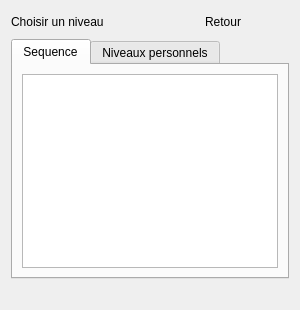
<?xml version="1.0" encoding="UTF-8"?>
<ui version="4.0">
 <class>LevelSelectScreen</class>
 <widget class="QWidget" name="LevelSelectScreen">
  <layout class="QVBoxLayout" name="outerLayout">
   <item>
    <layout class="QHBoxLayout" name="headerRow">
     <item>
      <widget class="QLabel" name="titleLabel">
       <property name="text"><string>Choisir un niveau</string></property>
      </widget>
     </item>
     <item>
      <spacer name="headerSpacer">
       <property name="orientation"><enum>Qt::Horizontal</enum></property>
      </spacer>
     </item>
     <item>
      <widget class="hmi::PixelMenuButton" name="backButton">
       <property name="cursor"><cursorShape>PointingHandCursor</cursorShape></property>
       <property name="text"><string>Retour</string></property>
       <property name="flat"><bool>true</bool></property>
      </widget>
     </item>
    </layout>
   </item>
   <item>
    <widget class="QTabWidget" name="tabs">
     <widget class="QWidget" name="sequenceTab">
      <attribute name="title"><string>Sequence</string></attribute>
      <layout class="QVBoxLayout" name="sequenceTabLayout">
       <item>
        <widget class="QListWidget" name="sequenceList"/>
       </item>
      </layout>
     </widget>
     <widget class="QWidget" name="personalTab">
      <attribute name="title"><string>Niveaux personnels</string></attribute>
      <layout class="QVBoxLayout" name="personalTabLayout">
       <item>
        <widget class="QListWidget" name="personalList"/>
       </item>
      </layout>
     </widget>
    </widget>
   </item>
   <item>
    <widget class="QLabel" name="hintsLabel">
     <property name="text"><string/></property>
     <property name="textFormat"><enum>Qt::RichText</enum></property>
     <property name="alignment"><set>Qt::AlignRight|Qt::AlignVCenter</set></property>
    </widget>
   </item>
  </layout>
 </widget>
 <customwidgets>
  <customwidget>
   <class>hmi::PixelMenuButton</class>
   <extends>QPushButton</extends>
   <header>HMI/Interface/PixelMenuButton.h</header>
  </customwidget>
 </customwidgets>
 <resources/>
 <connections/>
</ui>
